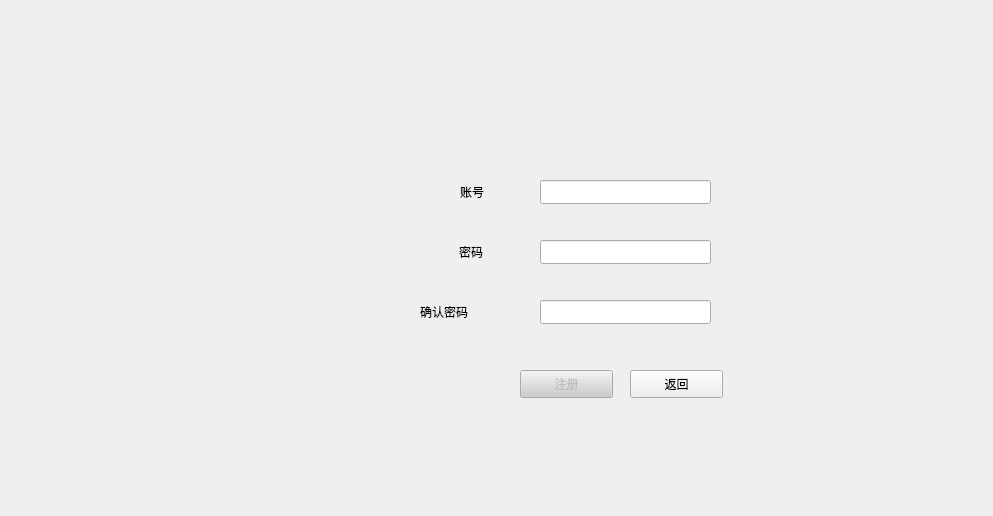
<?xml version="1.0" encoding="UTF-8"?>
<ui version="4.0">
 <class>Form</class>
 <widget class="QWidget" name="Form">
  <property name="enabled">
   <bool>true</bool>
  </property>
  <property name="geometry">
   <rect>
    <x>0</x>
    <y>0</y>
    <width>993</width>
    <height>516</height>
   </rect>
  </property>
  <property name="minimumSize">
   <size>
    <width>993</width>
    <height>516</height>
   </size>
  </property>
  <property name="maximumSize">
   <size>
    <width>993</width>
    <height>516</height>
   </size>
  </property>
  <property name="windowTitle">
   <string>Form</string>
  </property>
  <property name="styleSheet">
   <string notr="true">QWidget#Form{
border-image: url(:/login/images/a.jpg);
}</string>
  </property>
  <widget class="QLineEdit" name="acount_le">
   <property name="enabled">
    <bool>true</bool>
   </property>
   <property name="geometry">
    <rect>
     <x>540</x>
     <y>180</y>
     <width>171</width>
     <height>24</height>
    </rect>
   </property>
   <property name="text">
    <string/>
   </property>
   <property name="clearButtonEnabled">
    <bool>true</bool>
   </property>
  </widget>
  <widget class="QLineEdit" name="password_le">
   <property name="enabled">
    <bool>true</bool>
   </property>
   <property name="geometry">
    <rect>
     <x>540</x>
     <y>240</y>
     <width>171</width>
     <height>24</height>
    </rect>
   </property>
   <property name="clearButtonEnabled">
    <bool>true</bool>
   </property>
  </widget>
  <widget class="QLineEdit" name="count_le_3">
   <property name="geometry">
    <rect>
     <x>540</x>
     <y>300</y>
     <width>171</width>
     <height>24</height>
    </rect>
   </property>
   <property name="clearButtonEnabled">
    <bool>true</bool>
   </property>
  </widget>
  <widget class="QLabel" name="label">
   <property name="geometry">
    <rect>
     <x>460</x>
     <y>180</y>
     <width>61</width>
     <height>24</height>
    </rect>
   </property>
   <property name="styleSheet">
    <string notr="true">font: 16pt &quot;华文行楷&quot;;</string>
   </property>
   <property name="text">
    <string>账号</string>
   </property>
  </widget>
  <widget class="QLabel" name="label_2">
   <property name="geometry">
    <rect>
     <x>459</x>
     <y>240</y>
     <width>61</width>
     <height>24</height>
    </rect>
   </property>
   <property name="styleSheet">
    <string notr="true">font: 16pt &quot;华文行楷&quot;;</string>
   </property>
   <property name="text">
    <string>密码</string>
   </property>
  </widget>
  <widget class="QLabel" name="label_3">
   <property name="geometry">
    <rect>
     <x>420</x>
     <y>300</y>
     <width>111</width>
     <height>24</height>
    </rect>
   </property>
   <property name="styleSheet">
    <string notr="true">font: 16pt &quot;华文行楷&quot;;</string>
   </property>
   <property name="text">
    <string>确认密码</string>
   </property>
  </widget>
  <widget class="QPushButton" name="login_btn">
   <property name="enabled">
    <bool>false</bool>
   </property>
   <property name="geometry">
    <rect>
     <x>520</x>
     <y>370</y>
     <width>93</width>
     <height>28</height>
    </rect>
   </property>
   <property name="styleSheet">
    <string notr="true">QPushButton{font: 16pt &quot;华文行楷&quot;;
background-color: rgb(204, 204, 204);}

QPushButton:disabled{font: 16pt &quot;华文行楷&quot;;
background-color: color: rgb(85, 85, 255);}
</string>
   </property>
   <property name="text">
    <string>注册</string>
   </property>
  </widget>
  <widget class="QPushButton" name="login_btn_2">
   <property name="geometry">
    <rect>
     <x>630</x>
     <y>370</y>
     <width>93</width>
     <height>28</height>
    </rect>
   </property>
   <property name="styleSheet">
    <string notr="true">font: 16pt &quot;华文行楷&quot;;</string>
   </property>
   <property name="text">
    <string>返回</string>
   </property>
  </widget>
 </widget>
 <resources>
  <include location="images.qrc"/>
 </resources>
 <connections>
  <connection>
   <sender>login_btn</sender>
   <signal>clicked()</signal>
   <receiver>Form</receiver>
   <slot>login_show()</slot>
   <hints>
    <hint type="sourcelabel">
     <x>571</x>
     <y>390</y>
    </hint>
    <hint type="destinationlabel">
     <x>1006</x>
     <y>467</y>
    </hint>
   </hints>
  </connection>
  <connection>
   <sender>login_btn_2</sender>
   <signal>clicked()</signal>
   <receiver>Form</receiver>
   <slot>shouye_show()</slot>
   <hints>
    <hint type="sourcelabel">
     <x>679</x>
     <y>390</y>
    </hint>
    <hint type="destinationlabel">
     <x>995</x>
     <y>420</y>
    </hint>
   </hints>
  </connection>
  <connection>
   <sender>acount_le</sender>
   <signal>textChanged(QString)</signal>
   <receiver>Form</receiver>
   <slot>enable_register()</slot>
   <hints>
    <hint type="sourcelabel">
     <x>710</x>
     <y>190</y>
    </hint>
    <hint type="destinationlabel">
     <x>1016</x>
     <y>194</y>
    </hint>
   </hints>
  </connection>
  <connection>
   <sender>password_le</sender>
   <signal>textChanged(QString)</signal>
   <receiver>Form</receiver>
   <slot>enable_register()</slot>
   <hints>
    <hint type="sourcelabel">
     <x>707</x>
     <y>255</y>
    </hint>
    <hint type="destinationlabel">
     <x>1034</x>
     <y>268</y>
    </hint>
   </hints>
  </connection>
  <connection>
   <sender>count_le_3</sender>
   <signal>textChanged(QString)</signal>
   <receiver>Form</receiver>
   <slot>enable_register()</slot>
   <hints>
    <hint type="sourcelabel">
     <x>710</x>
     <y>313</y>
    </hint>
    <hint type="destinationlabel">
     <x>1065</x>
     <y>313</y>
    </hint>
   </hints>
  </connection>
 </connections>
 <slots>
  <slot>shouye_show()</slot>
  <slot>enable_register()</slot>
 </slots>
</ui>
